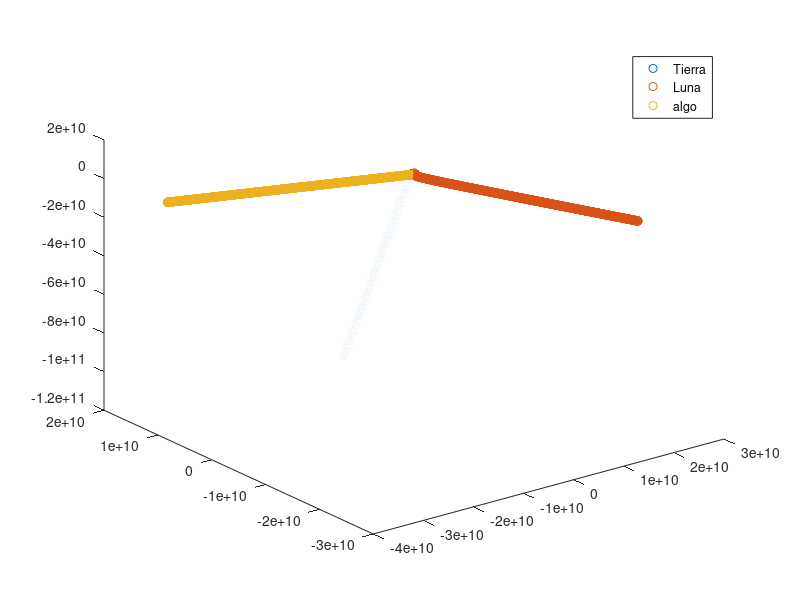

MATLAB code for this plot:
% verlet_3cuerpos.m - Verlet para 3 cuerpos (Tierra, Luna, 3er cuerpo)
% Metodo: Position Verlet vectorizado con repmat, permute, vecnorm, dot
% Cuerpos: 3 (Tierra 5.9724e24 kg, Luna 0.07346e24 kg, 3ro masivo=0)
%
% Uso: octave verlet_3cuerpos

clearvars
tic
n=3;
#Tensor de posiciones
X(2,:,1)=[0,0.4055E9,3.6502e8];#Posición de la Tierra y Luna en x (metros)
X(2,:,2)=[0,0,0];       #Posición de la Tierra y Luna en y (metros)
X(2,:,3)=[0,0,0];       #Posición de la Tierra y Luna en z (metros)


#Tensor de velocidades
V(1,:,1)=[0,0,0];   #Velocidad de la Tierra y Luna en x (metros/segundo)
V(1,:,2)=[0,970,1045]; #Velocidad de la Tierra y Luna en y (metros/segundo)
V(1,:,3)=[0,0,0];   #Velocidad de la Tierra y Luna en z (metros/segundo)

#Condiciones de integracion
dt=11664;   #Paso de integración
T=23328000; #Tiempo total de simulación (segundos)
N=T/dt;

  #Vector de masas del sitema (Kilogramos)
  M=[5.9724e24;0.07346e24;0];

  Mexpa=repmat(M,[1,n,3]); #Tensor de masa expandida

function [A]=aceleracion(X,M,N)
G=6.674e-11; #Constante de gravitación

% Tensor de coordenadas repetidas
K = repmat(X, [N, 1, 1]);

% Tensor de vectores rj-ri
Rij = K - permute(K, [1, 3, 2]);

% Cálculo de la matriz de coeficientes 1/r^3
R_norm = vecnorm(Rij, 2, 3);
R_norm_3 = (R_norm.^3 + (R_norm == 0)) .^ (-1)-(R_norm == 0);


% Cálculo de la aceleración
A = -G * dot(R_norm_3 .* Rij, M, 1);

endfunction

#Cálculo de la posición del sitema en t=-dt
X(1,:,:)=X(2,:,:)+V*dt+0.5*aceleracion(X(2,:,:),Mexpa,n)*dt^2;

#Bucle de integracion en el tiempo
for i=2:N
  X(i+1,:,:)=2*X(i,:,:)-X(i-1,:,:)+aceleracion(X(i,:,:),Mexpa,n)*dt^2;
end
toc
xlabel ("x[m]");
ylabel ("y[m]");
zlabel ("z[m]");
plot3(X(:,:,1),X(:,:,2),X(:,:,3),'o')
h=legend({"Tierra","Luna","algo"})
#axis("equal")
